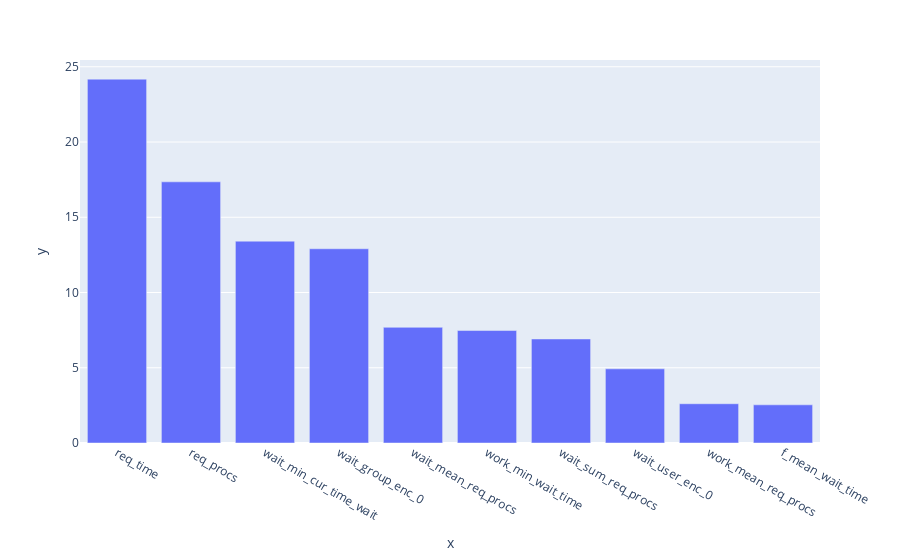

Notebook code for this chart:
### Code cell
cat_model_2 = CatBoostRegressor(verbose=False, random_state=5, loss_function='MAE')
cat_model_2.fit(X_train[best_features], y_train)

preds_train = cat_model_2.predict(X_train[best_features])
preds_test = cat_model_2.predict(X_test[best_features])

print_metrics(preds_train, preds_test)

sorted_idx_2 = np.argsort(cat_model_2.feature_importances_)
px.bar(
    x=np.array(cat_model_2.feature_names_)[sorted_idx_2][::-1],
    y=np.array(cat_model_2.feature_importances_)[sorted_idx_2][::-1]
)

### Figure 1 — Plotly figure (JSON) as saved in the notebook; plotly's stock layout.template omitted (floating-point values rounded to 4 significant figures)
{"data": [{"alignmentgroup": "True", "hovertemplate": "x=%{x}<br>y=%{y}<extra></extra>", "legendgroup": "", "marker": {"color": "#636efa", "pattern": {"shape": ""}}, "name": "", "offsetgroup": "", "orientation": "v", "showlegend": false, "textposition": "auto", "type": "bar", "x": ["req_time", "req_procs", "wait_min_cur_time_wait", "wait_group_enc_0", "wait_mean_req_procs", "work_min_wait_time", "wait_sum_req_procs", "wait_user_enc_0", "work_mean_req_procs", "f_mean_wait_time"], "xaxis": "x", "y": [24.18, 17.35, 13.41, 12.91, 7.687, 7.474, 6.913, 4.928, 2.609, 2.537], "yaxis": "y"}], "layout": {"autosize": true, "barmode": "relative", "legend": {"tracegroupgap": 0}, "margin": {"t": 60}, "xaxis": {"anchor": "y", "autorange": true, "domain": [0, 1], "range": [-0.5, 9.5], "title": {"text": "x"}, "type": "category"}, "yaxis": {"anchor": "x", "autorange": true, "domain": [0, 1], "range": [0, 25.45], "title": {"text": "y"}, "type": "linear"}}}
